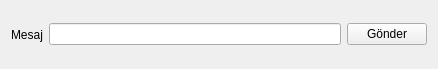
<?xml version="1.0" encoding="UTF-8"?>
<ui version="4.0">
 <class>MainWindow</class>
 <widget class="QMainWindow" name="MainWindow">
  <property name="geometry">
   <rect>
    <x>0</x>
    <y>0</y>
    <width>438</width>
    <height>69</height>
   </rect>
  </property>
  <property name="windowTitle">
   <string>MainWindow</string>
  </property>
  <widget class="QWidget" name="centralWidget">
   <layout class="QHBoxLayout" name="horizontalLayout">
    <item>
     <widget class="QLabel" name="label">
      <property name="text">
       <string>Mesaj</string>
      </property>
     </widget>
    </item>
    <item>
     <widget class="QLineEdit" name="lineEdit"/>
    </item>
    <item>
     <widget class="QPushButton" name="pushButton">
      <property name="text">
       <string>Gönder</string>
      </property>
     </widget>
    </item>
   </layout>
  </widget>
 </widget>
 <layoutdefault spacing="6" margin="11"/>
 <resources/>
 <connections/>
</ui>
